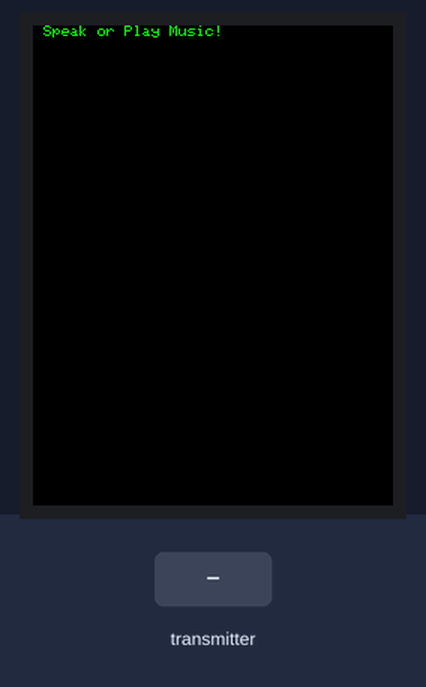
Recording of a program running on a simulated ESP32. On the bench: 240×320 colour display. The inputs (shaded band) are chosen by the test bench.

Above: at 4.6 s.
4.7 s: the transmitter starts sending samples.0 = -100
At 5.7 s:
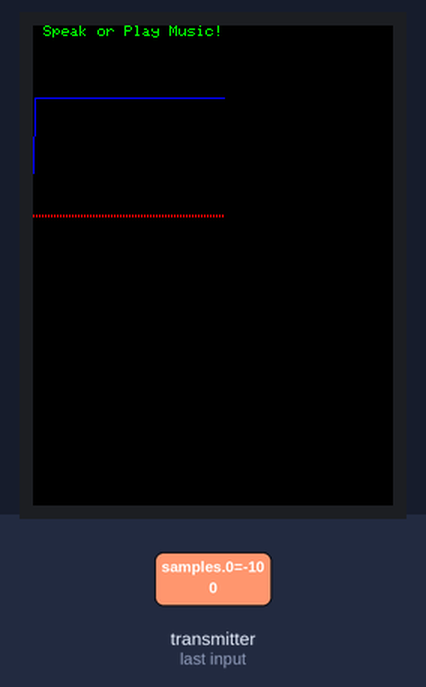
6.2 s: the transmitter starts sending samples.1 = -100
At 6.8 s:
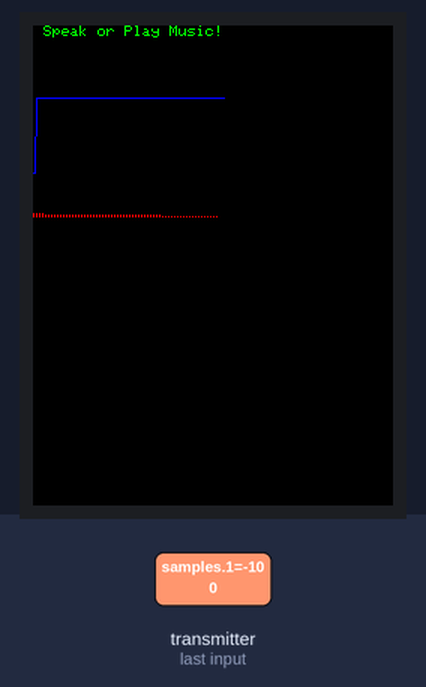
7.7 s: the transmitter starts sending samples.2 = -100
At 8.9 s:
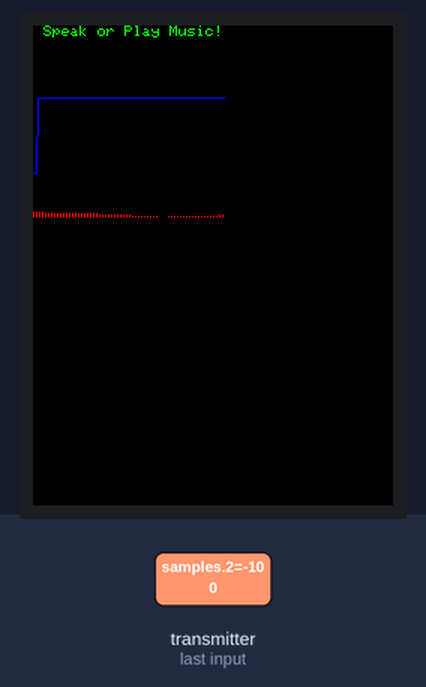
9.2 s: the transmitter starts sending samples.3 = -100
At 10.3 s:
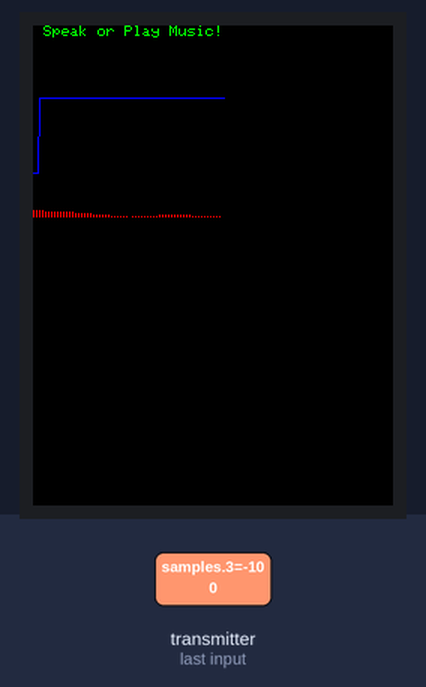
10.7 s: the transmitter starts sending samples.4 = -100
At 11.4 s:
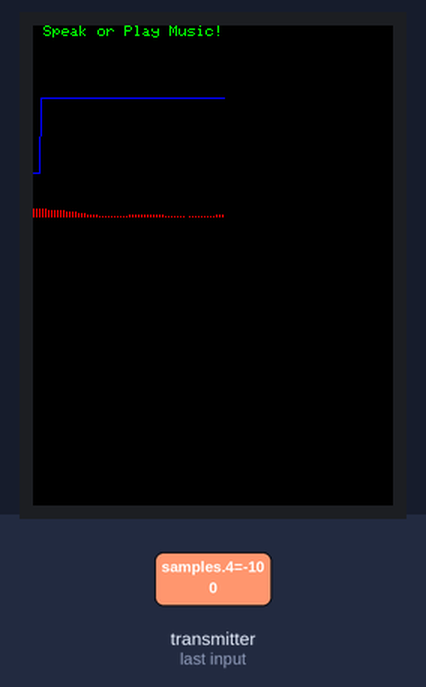
12.2 s: the transmitter starts sending samples.5 = -100
At 12.6 s:
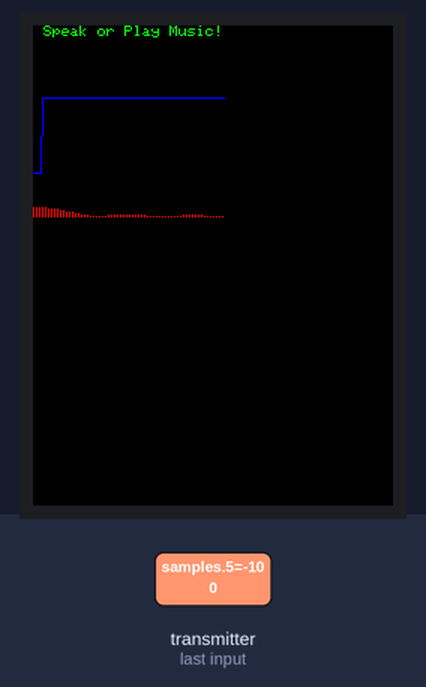
Timing chart, 0 to 14.7 s (numbered marks = the images above; inputs shaded):
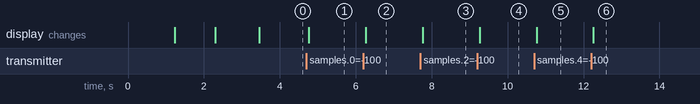

The program:

main.cpp
```cpp
#include <Arduino.h>
#include <TFT_eSPI.h>
#include <esp_now.h>
#include <WiFi.h>
#include <driver/i2s.h>
#include <arduinoFFT.h>

#define SAMPLE_BUFFER_SIZE 128     // Number of audio samples per packet
#define SAMPLE_RATE 8000           // Sampling frequency in Hz

TFT_eSPI tft = TFT_eSPI();
TFT_eSprite sprite = TFT_eSprite(&tft);

void displayData(int8_t[]);
void displayFFT(uint8_t[]);
uint16_t colorPicker(uint8_t);

/**
 * Struct: SoundData
 * Stores a buffer of signed 8-bit audio samples sent via ESP-NOW.
 */
struct SoundData {
    int8_t samples[SAMPLE_BUFFER_SIZE];
};
SoundData soundData;

uint8_t frequencies[SAMPLE_BUFFER_SIZE / 2];
double vReal[SAMPLE_BUFFER_SIZE];
double vImag[SAMPLE_BUFFER_SIZE];

ArduinoFFT<double> FFT = ArduinoFFT<double>(vReal, vImag, SAMPLE_BUFFER_SIZE, SAMPLE_RATE);

/**
 * Callback: OnDataRecv
 * Purpose: Called when an ESP-NOW packet is received. Processes audio data,
 *          performs FFT, and updates the display with waveform and spectrum.
 *
 * @param mac         MAC address of the sender (unused here)
 * @param incomingData Pointer to received byte array
 * @param len         Length of received data
 */
void OnDataRecv(const uint8_t * mac, const uint8_t *incomingData, int len) {
    memcpy(&soundData, incomingData, sizeof(soundData));

    // Prepare FFT input buffers
    memset(vImag, 0, sizeof(vImag));
    memset(vReal, 0, sizeof(vReal));
    for (uint8_t i = 0; i < SAMPLE_BUFFER_SIZE; i++) {
        vReal[i] = soundData.samples[i];
    }

    // Perform FFT
    FFT.windowing(FFTWindow::Hamming, FFTDirection::Forward);
    FFT.compute(FFTDirection::Forward);
    FFT.complexToMagnitude();

    // Store frequency magnitudes
    for (int i = 0; i < SAMPLE_BUFFER_SIZE / 2; i++) {
        frequencies[i] = (uint8_t)vReal[i];
    }

    // Draw waveform and spectrum to sprite, then push to screen
    sprite.fillSprite(TFT_BLACK);
    displayData(soundData.samples);
    displayFFT(frequencies);
    sprite.pushSprite(0, 8);
}

void setup() {
    Serial.begin(115200);
    tft.init();
    tft.setRotation(0);

    // Basic screen test sequence
    tft.fillScreen(TFT_RED); delay(1000);
    tft.fillScreen(TFT_GREEN); delay(1000);
    tft.fillScreen(TFT_BLUE); delay(1000);

    tft.fillScreen(TFT_BLACK);
    tft.setTextColor(TFT_GREEN, TFT_BLACK);
    tft.drawString("Speak or Play Music!", 7, 0);

    sprite.createSprite(128, 120);

    // Set device as Wi-Fi Station
    WiFi.mode(WIFI_STA);

    // Initialize ESP-NOW
    if (esp_now_init() != ESP_OK) {
        Serial.println("Error initializing ESP-NOW");
        return;
    }
    esp_now_register_recv_cb(esp_now_recv_cb_t(OnDataRecv));
}

void loop() {
    // No continuous loop logic; all processing happens in OnDataRecv
}

/**
 * Function: displayData
 * Purpose: Draws the waveform from raw audio samples.
 * Note: The transformation is from standard cartesian to
 * cartesian pixel coordinates.
 *
 * @param y_vals Array of signed 8-bit samples
 */
void displayData(int8_t y_vals[]) {
    for (uint8_t t = 1; t < 128; t++) {
        sprite.drawLine(
            t - 1, (y_vals[t - 1] / -2) + 40,
            t,     (y_vals[t] / -2) + 40,
            TFT_BLUE
        );
    }
}

/**
 * Function: displayFFT
 * Purpose: Draws the frequency spectrum from FFT magnitudes.
 *
 * @param y_vals Array of unsigned 8-bit magnitudes (half FFT size)
 */
void displayFFT(uint8_t y_vals[]) {
    for (uint8_t t = 0; t < 128; t++) {
        if (t % 2 == 0) { // Only draw on even pixels for spacing and aesthetic
            sprite.drawFastVLine(
                t,
                (-y_vals[t / 2] / 8) + 119,
                y_vals[t / 2],
                TFT_RED
            );
        }
    }
}

/**
 * Function: colorPicker
 * Purpose: Returns a color based on position (x), creating a rainbow gradient.
 * Note: This uses more memory on top of the FFT calculations (ESP32 may crash).
 *
 * @param x Pixel position (0–127)
 * @return 16-bit RGB565 color value
 */
uint16_t colorPicker(uint8_t x) {
    uint8_t region = 21;
    uint8_t red = 255, green = 0, blue = 0;

    uint8_t phase = x / region;
    switch (phase) {
        case 0: red = 255; green = 0;   blue = 0;   break;
        case 1: red = 255; green = 255; blue = 0;   break;
        case 2: red = 0;   green = 255; blue = 0;   break;
        case 3: red = 0;   green = 255; blue = 255; break;
        case 4: red = 0;   green = 0;   blue = 255; break;
        case 5: red = 255; green = 0;   blue = 255; break;
        default:red = 255; green = 0;   blue = 255; break;
    }
    return tft.color565(red, green, blue);
}
```

Measured:
- after the input at 4.7 s, the display: changes after 0.06 s (image 1)
- after the input at 6.2 s, the display: changes after 0.06 s (image 2)
- after the input at 7.7 s, the display: changes after 0.06 s (image 3)
- after the input at 9.2 s, the display: changes after 0.06 s (image 4)
- after the input at 10.7 s, the display: changes after 0.06 s (image 5)
- after the input at 12.2 s, the display: changes after 0.06 s (image 6)
